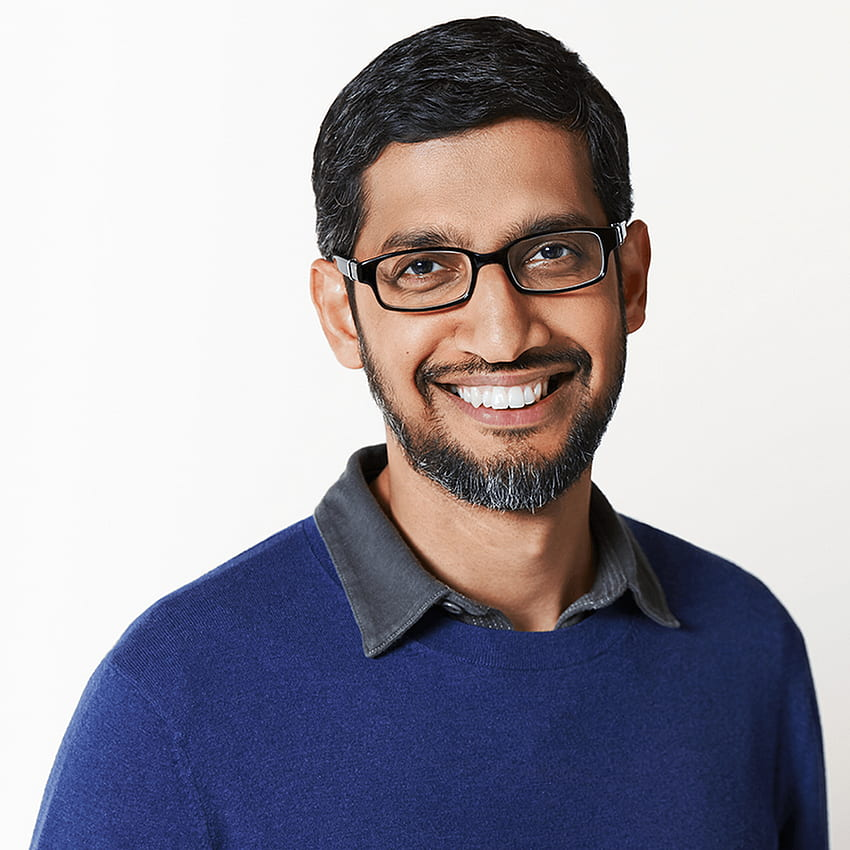
#> input picture dataset/dataset1.jpg, 850 x 850 px, found by its file name
$ jupyter execute main.ipynb
#> lines starting #> are read from the running program, lines starting #| are printed output that depends on the picture; after the words box and inside, x2 and y2 are one past the last pixel; in counts of white or black regions, pixels touching at a corner belong together
[cell 1]
import cv2
from google.colab.patches import cv2_imshow

import numpy as np

[cell 2]
# Load the Haar Cascade XML file for face detection
# face_cascade = cv2.CascadeClassifier(cv2.data.haarcascades + 'haarcascade_frontalface_default.xml')
# Specify the path to your custom Haar Cascade XML file
custom_cascade_path = "/haar_cascade_face_detection.xml"

# Load your custom Haar Cascade XML file for face detection
face_cascade = cv2.CascadeClassifier(custom_cascade_path)

[cell 3]
# Load your grayscale image
image_path = '/dataset/dataset1.jpg'
image = cv2.imread(image_path)
#> image is the input picture: shape (850, 850, 3); mean B, G, R 167.2, 157.6, 161.2
gray = cv2.cvtColor(image, cv2.COLOR_BGR2GRAY)
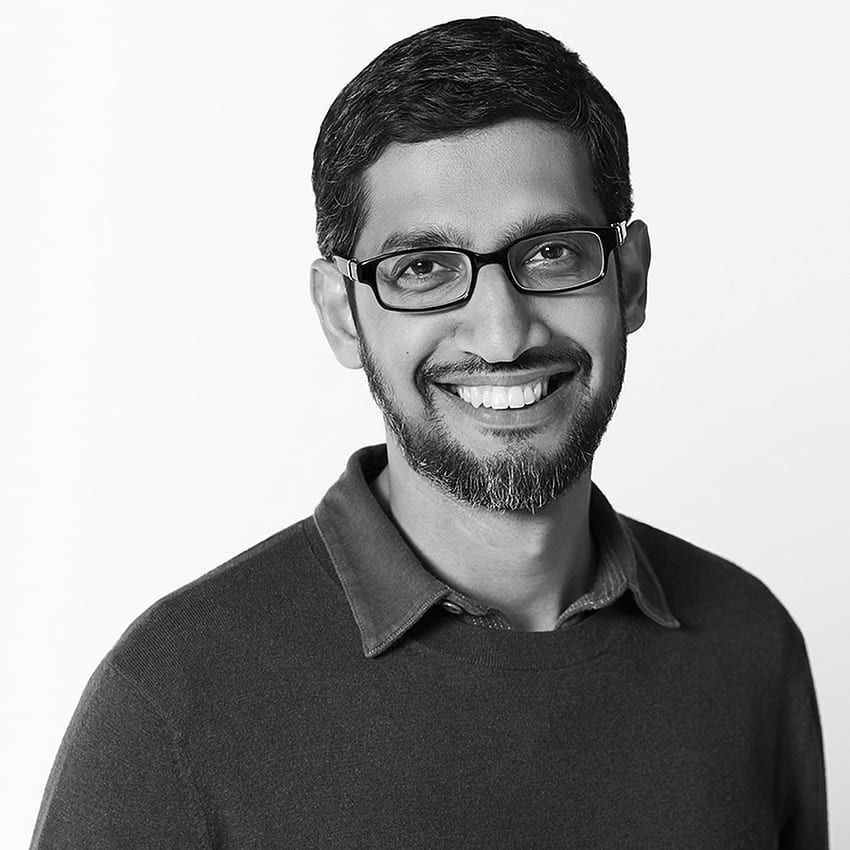
#> gray: shape (850, 850); min 0, max 255, mean 159.8

# Get the resolution of the image
height, width = gray.shape[:2]
#> height = 850; width = 850

[cell 4]
# Display the result of grayscale image processing
cv2_imshow(gray)

# Add the resolution information
text = f"Resolution: {width}x{height}"
#> text = 'Resolution: 850x850'
print(text)
#| Resolution: 850x850

[cell 5]
# Perform face detection
faces = face_cascade.detectMultiScale(gray, scaleFactor=1.1, minNeighbors=5)
#> faces = [[299, 118, 379, 379]]

# Draw rectangles around the faces and add text labels
for (x, y, w, h) in faces:
    cv2.rectangle(image, (x, y), (x+w, y+h), (255, 0, 0), 3)
    cv2.putText(image, 'Face', (x, y-10), cv2.FONT_HERSHEY_SIMPLEX, 0.9, (255, 0, 0), 2)
#> this loop made 1 pass
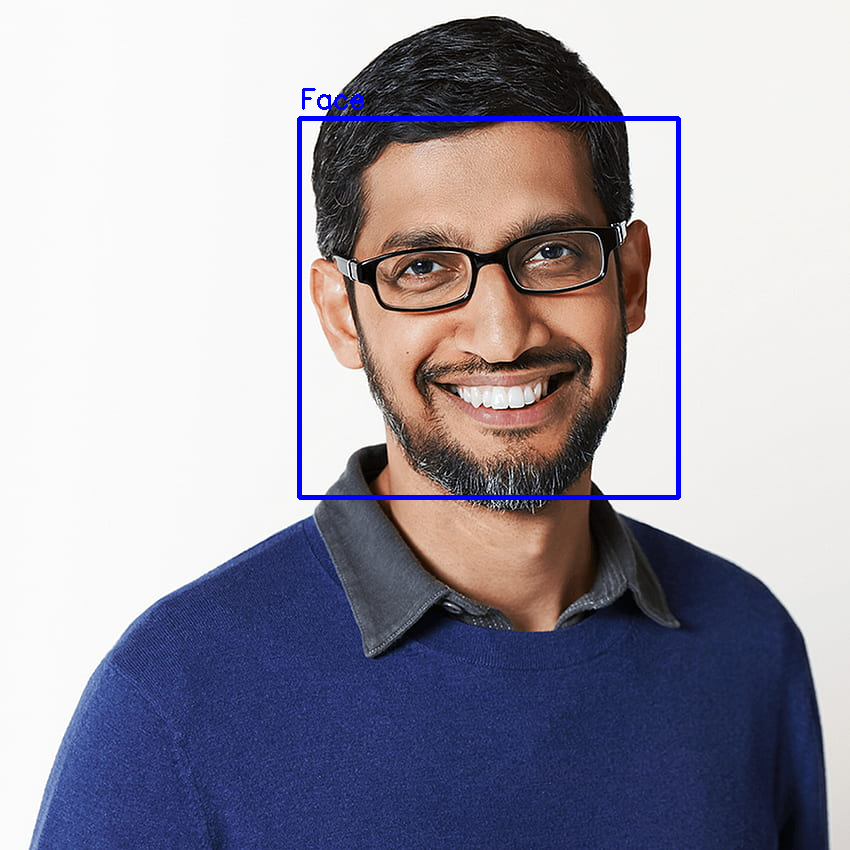
#> image: shape (850, 850, 3); 1.11% of pixels changed, all inside (x1, y1, x2, y2) = (297, 88, 681, 500)
